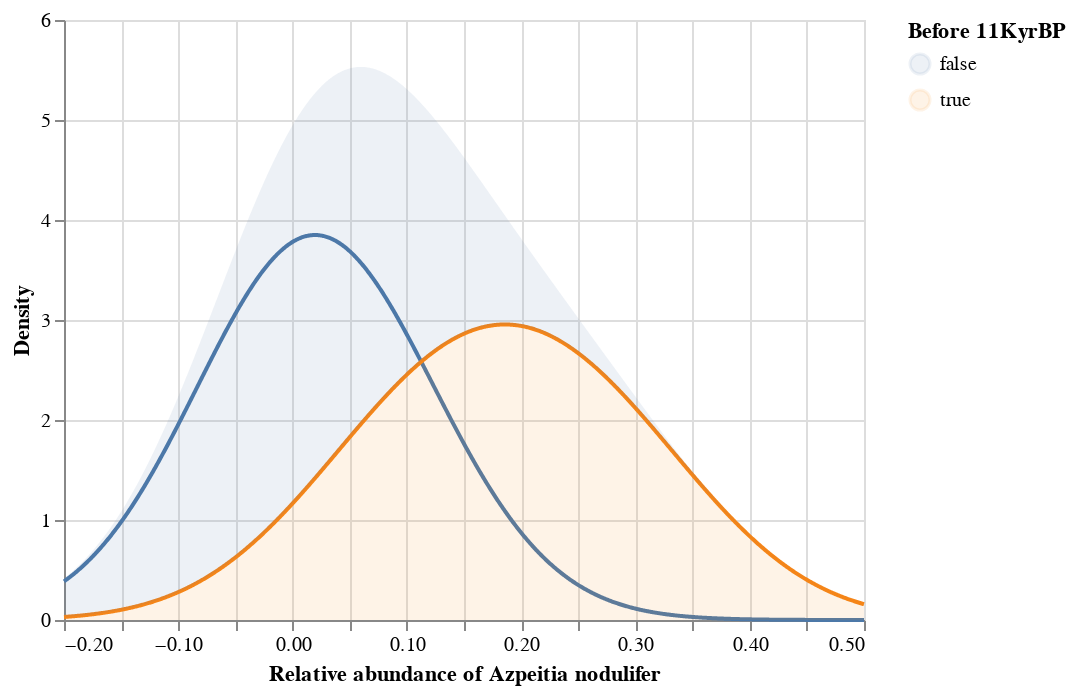

The code cell stored with this chart in its notebook:
### Markdown cell above
<!-- BEGIN QUESTION -->

### Q1 (d). Conditional distributions of relative abundance

Does the distribution of relative abundance of *Azpeitia nodulifer* differ when variation in sea temperatures was higher (before 11KyrBP)? 

#### (i) Plot kernel density estimates to show the distribution of relative abundances before and after 11KyrBP.

1. Use `.transform_caluculate(...)` to calculate an indicator variable, `pre_dryas`, that indicates whether `Age` exceeds 11.

2. Use `.transform_density(...)` to compute KDEs separately for observations of relative abundance before and after 11KyrBP.
    + *Hint*: group by `pre_dryas`


3. Plot the KDEs distinguished by color; give the color legend the title 'Before 11KyrBP' and store the plot as `kdes`.

4. Add a shaded area beneath the KDE curves. Adjust the opacity of the area to your liking.

### Code cell
pre_dryas = diatoms.Age > 11

kdes = alt.Chart(diatoms).transform_calculate(
    pre_dryas = 'datum.Age > 11'
).transform_density(
    as_ = ['Relative abundance of Azpeitia nodulifer', 'Density'],
    density = 'A_nodul',
    groupby = ['pre_dryas'],
    bandwidth = 0.1,
    extent = [-0.2, 0.5],
    steps = 1000
).mark_line().encode(
    x = 'Relative abundance of Azpeitia nodulifer:Q',
    y = 'Density:Q',
    color = alt.Color('pre_dryas:N', title = 'Before 11KyrBP')
)

kdes + kdes.mark_area(opacity=0.1)

### Figure 1 — Vega-Lite specification as saved in the notebook (floating-point values rounded to 4 significant figures; data arrays with more than 128 entries replaced by an {"elided": "..."} marker saying what was removed)
{"config": {"view": {"continuousWidth": 400, "continuousHeight": 300}}, "layer": [{"mark": "line", "encoding": {"color": {"field": "pre_dryas", "title": "Before 11KyrBP", "type": "nominal"}, "x": {"field": "Relative abundance of Azpeitia nodulifer", "type": "quantitative"}, "y": {"field": "Density", "type": "quantitative"}}, "transform": [{"calculate": "datum.Age > 11", "as": "pre_dryas"}, {"density": "A_nodul", "bandwidth": 0.1, "extent": [-0.2, 0.5], "groupby": ["pre_dryas"], "steps": 1000, "as": ["Relative abundance of Azpeitia nodulifer", "Density"]}]}, {"mark": {"type": "area", "opacity": 0.1}, "encoding": {"color": {"field": "pre_dryas", "title": "Before 11KyrBP", "type": "nominal"}, "x": {"field": "Relative abundance of Azpeitia nodulifer", "type": "quantitative"}, "y": {"field": "Density", "type": "quantitative"}}, "transform": [{"calculate": "datum.Age > 11", "as": "pre_dryas"}, {"density": "A_nodul", "bandwidth": 0.1, "extent": [-0.2, 0.5], "groupby": ["pre_dryas"], "steps": 1000, "as": ["Relative abundance of Azpeitia nodulifer", "Density"]}]}], "data": {"name": "data-9f4e66e54759d6b46301ea3d10ce44f6"}, "$schema": "https://vega.github.io/schema/vega-lite/v4.17.0.json", "datasets": {"data-9f4e66e54759d6b46301ea3d10ce44f6": {"elided": "230 records"}}}
